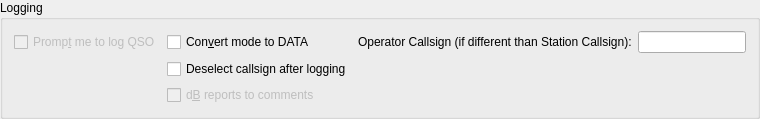
        <widget class="QGroupBox" name="logging_group_box">
         <property name="title">
          <string>Logging</string>
         </property>
         <layout class="QVBoxLayout" name="verticalLayout_7">
          <item>
           <layout class="QGridLayout" name="gridLayout_14">
            <item row="2" column="1">
             <widget class="QCheckBox" name="report_in_comments_check_box">
              <property name="enabled">
               <bool>false</bool>
              </property>
              <property name="visible">
               <bool>false</bool>
              </property>
              <property name="toolTip">
               <string>Some logging programs will not accept the type of reports
saved by this program.
Check this option to save the sent and received reports in the
comments field.</string>
              </property>
              <property name="text">
               <string>d&amp;B reports to comments</string>
              </property>
             </widget>
            </item>
            <item row="1" column="1">
             <widget class="QCheckBox" name="clear_callsign_check_box">
              <property name="enabled">
               <bool>true</bool>
              </property>
              <property name="visible">
               <bool>false</bool>
              </property>
              <property name="toolTip">
               <string>Check this option to force deselect callsign after logging.</string>
              </property>
              <property name="text">
               <string>Deselect callsign after logging</string>
              </property>
             </widget>
            </item>
            <item row="0" column="2">
             <widget class="QLabel" name="label_13">
              <property name="text">
               <string>Operator Callsign (if different than Station Callsign):</string>
              </property>
             </widget>
            </item>
            <item row="0" column="0">
             <widget class="QCheckBox" name="prompt_to_log_check_box">
              <property name="enabled">
               <bool>false</bool>
              </property>
              <property name="visible">
               <bool>false</bool>
              </property>
              <property name="toolTip">
               <string>The program will pop up a partially completed Log QSO dialog when you send a 73 or free text message.</string>
              </property>
              <property name="text">
               <string>Promp&amp;t me to log QSO</string>
              </property>
             </widget>
            </item>
            <item row="0" column="3">
             <widget class="QLineEdit" name="opCallEntry">
              <property name="toolTip">
               <string>&lt;html&gt;&lt;head/&gt;&lt;body&gt;&lt;p&gt;The callsign of the operator, if different from the station callsign.&lt;/p&gt;&lt;/body&gt;&lt;/html&gt;</string>
              </property>
             </widget>
            </item>
            <item row="0" column="1">
             <widget class="QCheckBox" name="log_as_RTTY_check_box">
              <property name="visible">
               <bool>false</bool>
              </property>
              <property name="toolTip">
               <string>Some logging programs will not accept JT-65 or JT9 as a recognized mode.</string>
              </property>
              <property name="text">
               <string>Con&amp;vert mode to DATA</string>
              </property>
             </widget>
            </item>
           </layout>
          </item>
         </layout>
        </widget>
